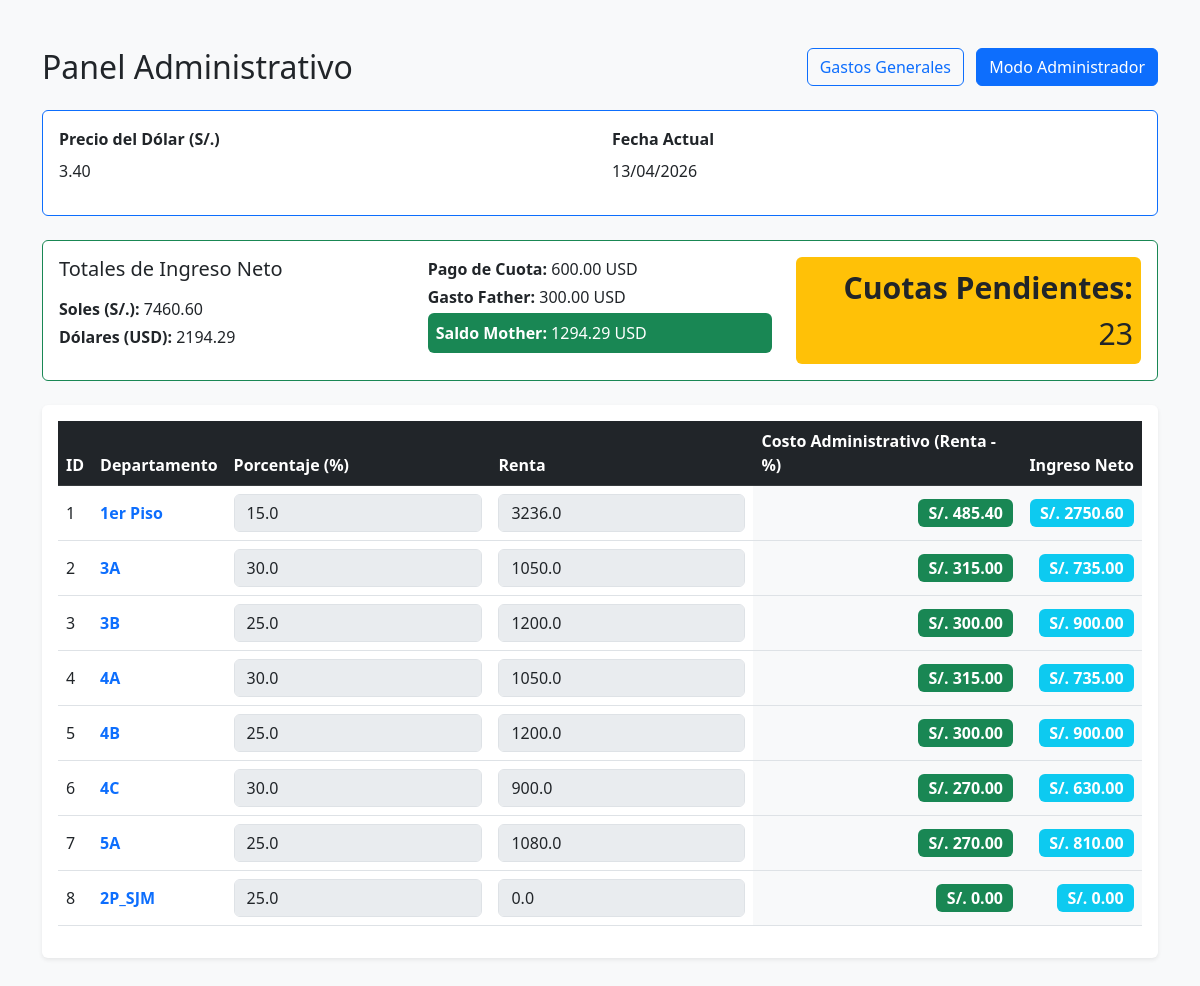
The page / on the database its author committed.
### tables this page shows
CREATE TABLE config (id INTEGER PRIMARY KEY, dolar REAL);

CREATE TABLE departamentos (
            id INTEGER PRIMARY KEY AUTOINCREMENT,
            nombre TEXT NOT NULL,
            porcentaje REAL DEFAULT 30.0,
            renta REAL DEFAULT 0.0,
            costo_administrativo REAL DEFAULT 0.0
        , ingreso_neto REAL DEFAULT 0.0);

### app.py (the view)
@app.route('/')
def index():
    conn = get_db_connection()
    deps = conn.execute('SELECT * FROM departamentos').fetchall()
    row = conn.execute('SELECT dolar FROM config WHERE id = 1').fetchone()
    dolar = row['dolar'] if row is not None else 1.0
    total_ingreso_neto = sum(dep['ingreso_neto'] or 0 for dep in deps)
    total_ingreso_dolares = total_ingreso_neto / dolar if dolar else 0.0
    pago_cuota = 600.0
    gasto_father = 300.0
    saldo_mother = total_ingreso_dolares - pago_cuota - gasto_father
    start_date = datetime.date(2026, 4, 1)
    current_date = datetime.date.today()
    if current_date < start_date:
        cuotas_pendientes = 23
    else:
        months_passed = (current_date.year - start_date.year) * 12 + (current_date.month - start_date.month)
        cuotas_pendientes = max(0, 23 - months_passed)
    current_date_str = current_date.strftime("%d/%m/%Y")
    editable = 'admin' in session
    conn.close()
    return render_template('index.html', departamentos=deps, dolar=dolar, total_ingreso_neto=total_ingreso_neto, total_ingreso_dolares=total_ingreso_dolares, pago_cuota=pago_cuota, gasto_father=gasto_father, saldo_mother=saldo_mother, cuotas_pendientes=cuotas_pendientes, editable=editable, current_date=current_date_str)

### app.py (called while the page is built)
def get_db_connection():
    conn = sqlite3.connect(DATABASE, timeout=10)
    conn.row_factory = sqlite3.Row
    return conn

### templates/index.html (shortened to what this page needs)
<!DOCTYPE html>
<html lang="es">
<head>
    <link href="https://cdn.jsdelivr.net/npm/bootstrap@5.3.0/dist/css/bootstrap.min.css" rel="stylesheet">
</head>
<body class="bg-light">
    <div class="container py-5">
        <div class="d-flex justify-content-between align-items-center mb-4">
            <h2 class="mb-0">Panel Administrativo</h2>
            <div>
                <a href="{{ url_for('gastos') }}" class="btn btn-outline-primary me-2">Gastos Generales</a>
                {% if editable %}
                <a href="{{ url_for('logout') }}" class="btn btn-secondary">Cerrar Sesión</a>
                {% else %}
                <a href="{{ url_for('login') }}" class="btn btn-primary">Modo Administrador</a>
                {% endif %}
            </div>
        </div>
        <form action="/update" method="POST">
            <div class="card mb-4 border-primary">
                <div class="card-body">
                    <div class="row">
                        <div class="col-md-6">
                            <label class="fw-bold">Precio del Dólar (S/.)</label>
                            {% if editable %}
                            <input type="number" step="0.01" name="precio_dolar" class="form-control w-50" value="{{ dolar }}">
                            {% else %}
                            <p class="mt-2">{{ "%.2f"|format(dolar) }}</p>
                            {% endif %}
                        </div>
                        <div class="col-md-6">
                            <label class="fw-bold">Fecha Actual</label>
                            <p class="mt-2">{{ current_date }}</p>
                        </div>
                    </div>
                </div>
            </div>
            <div class="card mb-4 border-success">
                <div class="card-body">
                    <div class="row">
                        <div class="col-md-4">
                            <h5 class="card-title mb-3 text-start">Totales de Ingreso Neto</h5>
                            <p class="mb-1 text-start"><strong>Soles (S/.):</strong> {{ "%.2f"|format(total_ingreso_neto) }}</p>
                            <p class="mb-0 text-start"><strong>Dólares (USD):</strong> {{ "%.2f"|format(total_ingreso_dolares) }}</p>
                        </div>
                        <div class="col-md-4">
                            <p class="mb-1 text-start"><strong>Pago de Cuota:</strong> {{ "%.2f"|format(pago_cuota) }} USD</p>
                            <p class="mb-1 text-start"><strong>Gasto Father:</strong> {{ "%.2f"|format(gasto_father) }} USD</p>
                            <p class="mb-0 bg-success text-white p-2 rounded text-start"><strong>Saldo Mother:</strong> {{ "%.2f"|format(saldo_mother) }} USD</p>
                        </div>
                        <div class="col-md-4 d-flex align-items-end justify-content-end">
                            <p class="mb-0 text-end bg-warning p-2 rounded" style="font-size: 1.89rem;"><strong>Cuotas Pendientes:</strong> {{ cuotas_pendientes }}</p>
                        </div>
                    </div>
                </div>
            </div>
            <div class="table-responsive bg-white p-3 shadow-sm rounded">
                <table class="table table-hover align-middle">
                    <thead class="table-dark">
                        <tr>
                            <th>ID</th>
                            <th>Departamento</th>
                            <th>Porcentaje (%)</th>
                            <th>Renta</th>
                            <th>Costo Administrativo (Renta - %)</th>
                            <th>Ingreso Neto</th>
                        </tr>
                    </thead>
                    <tbody>
                        {% for dep in departamentos %}
                        <tr>
                            <td>{{ dep.id }} <input type="hidden" name="id" value="{{ dep.id }}"></td>
                            <td class="fw-bold text-primary">{{ dep.nombre }}</td>
                            <td>
                                <input type="number" step="0.1" name="porcentaje_{{ dep.id }}" class="form-control" value="{{ dep.porcentaje }}" {% if not editable %}disabled{% endif %}>
                            </td>
                            <td>
                                <input type="number" step="0.01" name="renta_{{ dep.id }}" class="form-control" value="{{ dep.renta }}" {% if not editable %}disabled{% endif %}>
                            </td>
                            <td class="bg-light text-end">
                                <span class="badge bg-success fs-6">S/. {{ "%.2f"|format(dep.costo_administrativo) }}</span>
                            </td>
                            <td class="bg-light text-end">
                                <span class="badge bg-info fs-6">S/. {{ "%.2f"|format(dep.ingreso_neto) }}</span>
                            </td>
                        </tr>
                        {% endfor %}
                    </tbody>
                </table>
            </div>
        </form>
    </div>
</body>
</html>

### rows shown on the page
config: dolar "3.40"
departamentos: id "1", nombre "1er Piso", porcentaje "15.0", renta "3236.0", costo_administrativo "485.40", ingreso_neto "2750.60"
departamentos: id "2", nombre "3A", porcentaje "30.0", renta "1050.0", costo_administrativo "315.00", ingreso_neto "735.00"
departamentos: id "3", nombre "3B", porcentaje "25.0", renta "1200.0", costo_administrativo "300.00", ingreso_neto "900.00"
departamentos: id "4", nombre "4A", porcentaje "30.0", renta "1050.0", costo_administrativo "315.00", ingreso_neto "735.00"
departamentos: id "5", nombre "4B", porcentaje "25.0", renta "1200.0", costo_administrativo "300.00", ingreso_neto "900.00"
departamentos: id "6", nombre "4C", porcentaje "30.0", renta "900.0", costo_administrativo "270.00", ingreso_neto "630.00"
departamentos: id "7", nombre "5A", porcentaje "25.0", renta "1080.0", costo_administrativo "270.00", ingreso_neto "810.00"
departamentos: id "8", nombre "2P_SJM", porcentaje "25.0", renta "0.0", costo_administrativo "0.00", ingreso_neto "0.00"

### other values the page prints
{{ current_date }} "13/04/2026"
{{ "%.2f"|format(total_ingreso_neto) }} "7460.60"
{{ "%.2f"|format(total_ingreso_dolares) }} "2194.29"
{{ "%.2f"|format(pago_cuota) }} "600.00"
{{ "%.2f"|format(gasto_father) }} "300.00"
{{ "%.2f"|format(saldo_mother) }} "1294.29"
{{ cuotas_pendientes }} "23"
